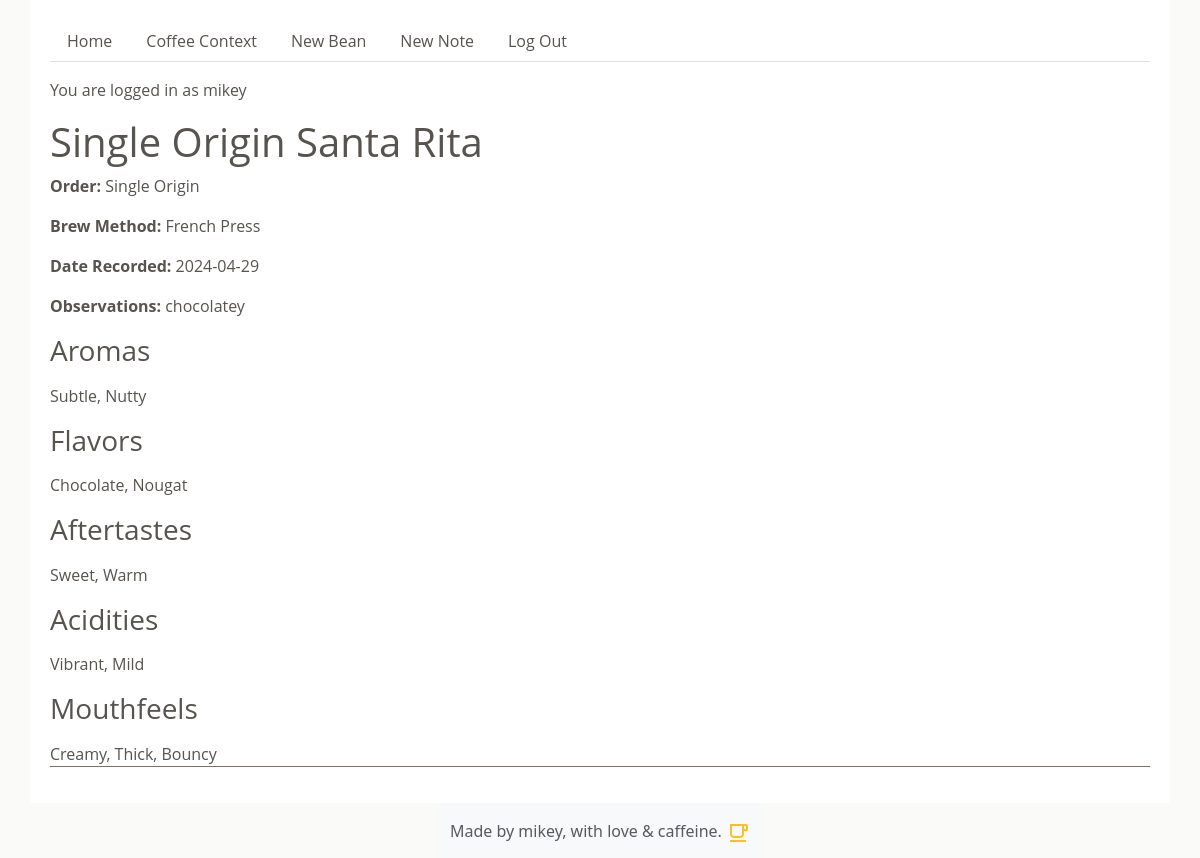
/note/2 (signed in), run on the app's committed database.
### ch_100_app/models.py (models this page shows, shortened)
class User(UserMixin, db.Model):
    id = db.Column(db.Integer, primary_key=True)
    username = db.Column(db.String(80), nullable=False, unique=True)
    password = db.Column(db.String(80), nullable=False)

class Note(db.Model):
    id = db.Column(db.Integer, primary_key=True)
    bean_id = db.Column(db.Integer, db.ForeignKey("bean.id"), nullable=False)
    created_by_id = db.Column(db.Integer, db.ForeignKey("user.id"), nullable=False)
    order = db.Column(db.Enum(OrderCategory), default=OrderCategory.SINGLE_ORIGIN)
    brew_method = db.Column(db.Enum(BrewMethod), default=BrewMethod.DRIP)
    date_recorded = db.Column(db.Date, default=datetime.utcnow)
    observations = db.Column(db.Text, nullable=False)
    bean = db.relationship("Bean", back_populates="notes")
    created_by = db.relationship("User")
    aromas = db.relationship(
        "Aroma", secondary=note_aroma, backref=db.backref("notes", lazy="dynamic")
    )
    flavors = db.relationship(
        "Flavor", secondary=note_flavor, backref=db.backref("notes", lazy="dynamic")
    )
    aftertastes = db.relationship(
        "Aftertaste",
        secondary=note_aftertaste,
        backref=db.backref("notes", lazy="dynamic"),
    )
    acidities = db.relationship(
        "Acidity", secondary=note_acidity, backref=db.backref("notes", lazy="dynamic")
    )
    mouthfeels = db.relationship(
        "Mouthfeel",
        secondary=note_mouthfeel,
        backref=db.backref("notes", lazy="dynamic"),
    )

class Bean(db.Model):
    id = db.Column(db.Integer, primary_key=True)
    name = db.Column(db.String(60), nullable=False)
    origin = db.Column(db.String(100), nullable=False)
    cultivar = db.Column(db.String(60))
    wash_process = db.Column(db.Enum(WashProcess), nullable=False)
    roast_level = db.Column(db.Enum(RoastLevel), nullable=False)
    created_by_id = db.Column(db.Integer, db.ForeignKey("user.id"), nullable=False)
    notes = db.relationship("Note", back_populates="bean")
    created_by = db.relationship("User")

### ch_100_app/main/routes.py (the view)
@main.route("/note/<note_id>", methods=["GET", "POST"])
@login_required
def note_detail(note_id):
    note = Note.query.get(note_id)
    return render_template("note_detail.html", note=note)

### ch_100_app/extensions.py (called while the page is built)
@login_manager.user_loader
def load_user(user_id):
    return User.query.get(user_id)

### ch_100_app/utils.py (called while the page is built)
    def __str__(self):
        return str(self.value)

### ch_100_app/templates/note_detail.html
{% extends 'base.html' %} {% block content %}
<h1>{{ note.order}} {{ note.bean.name }}</h1>
<p><strong>Order:</strong> {{ note.order }}</p>
<p><strong>Brew Method:</strong> {{ note.brew_method }}</p>
<p><strong>Date Recorded:</strong> {{ note.date_recorded }}</p>
<p><strong>Observations:</strong> {{ note.observations }}</p>
<div class="bean_detail_order">
  <div>
    <h3>Aromas</h3>
    {% set aroma_names = [] %} {% for aroma in note.aromas %} {% set _
    = aroma_names.append(aroma.name) %} {% endfor %} {{
    aroma_names|join(', ') }}
    <h3>Flavors</h3>
    {% set flavor_names = [] %} {% for flavor in note.flavors %} {%
    set _ = flavor_names.append(flavor.name) %} {% endfor %} {{
    flavor_names|join(', ') }}
    <h3>Aftertastes</h3>
    {% set aftertaste_names = [] %} {% for aftertaste in
    note.aftertastes %} {% set _ =
    aftertaste_names.append(aftertaste.name) %} {% endfor %} {{
    aftertaste_names|join(', ') }}
    <h3>Acidities</h3>
    {% set acidity_names = [] %} {% for acidity in note.acidities %}
    {% set _ = acidity_names.append(acidity.name) %} {% endfor %} {{
    acidity_names|join(', ') }}
    <h3>Mouthfeels</h3>
    {% set mouthfeel_names = [] %} {% for mouthfeel in note.mouthfeels
    %} {% set _ = mouthfeel_names.append(mouthfeel.name) %} {% endfor
    %} {{ mouthfeel_names|join(', ') }}
  </div>
</div>
{% endblock %}

### ch_100_app/templates/base.html (shortened to what this page needs)
<!DOCTYPE html>
<html lang="en">
  <head>
    <link
      href="https://cdn.jsdelivr.net/npm/bootstrap@5.3.3/dist/css/bootstrap.min.css"
      rel="stylesheet"
    />
    <link rel="stylesheet" href="/static/style.css" />
  </head>
  <body>
    <div id="base-content">
      <ul class="nav nav-tabs">
        <li>
          <a class="nav-link" href="/">Home</a>
        </li>
        <li>
          <a class="nav-link" href="/coffee_context"
            >Coffee Context</a
          >
        </li>
        {% if current_user.is_authenticated %}
        <li class="nav-item">
          <a class="nav-link" href="/new_bean">New Bean</a>
        </li>
        <li class="nav-item">
          <a class="nav-link" href="/new_note">New Note</a>
        </li>
        <li class="nav-item">
          <a class="nav-link" href="/logout">Log Out</a>
        </li>
        {% endif %}
      </ul>
       {% if current_user.is_authenticated %}
      <p>You are logged in as {{ current_user.username }}</p>
      {% endif %} {% block content %} {% endblock %}
    </div>
  </body>
  <footer class="footer mt-auto py-3 bg-body-tertiary">
    <div class="container">
      <span class="text-body-secondary"
        >Made by mikey, with love & caffeine.
      </span>
    </div>
  </footer>
</html>

### ch_100_app/static/style.css (style rules this page uses)
html { height: 100%; }
body { display: flex; flex-direction: column; align-items: center; background-color: #fafaf9; height: 100%; }
#base-content { font-family: 'Open Sans', sans-serif; color: #57534e; width: 95%; background-color: white; padding: 20px; height: 100%; }
.nav { margin-bottom: 1rem; }
.nav-link { color: #57534e; }
.bean_detail_order { border-bottom: 1px solid #78716c; margin: 1rem 0px; }
h3 { margin: 1rem 0px; }
footer { margin-top: auto; }

### data on the page
User: username "mikey"
Note: order "Single Origin", brew_method "French Press", date_recorded "2024-04-29", observations "chocolatey"
Bean: bean.name "Santa Rita"

### other printed values
{{ aroma_names|join(', ') }} "Subtle, Nutty"
{{ flavor_names|join(', ') }} "Chocolate, Nougat"
{{ aftertaste_names|join(', ') }} "Sweet, Warm"
{{ acidity_names|join(', ') }} "Vibrant, Mild"
{{ mouthfeel_names|join(', ') }} "Creamy, Thick, Bouncy"
